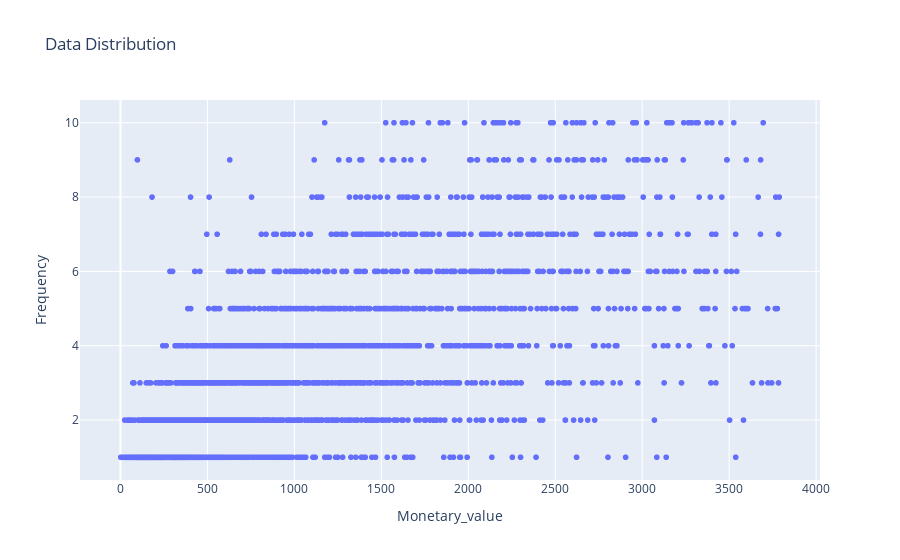

Here is the notebook cell this chart was saved with:
### Code cell
px.scatter(final_df,x= 'Monetary_value',y='Frequency',title='Data Distribution')

### Figure 1 — Plotly figure (JSON) as saved in the notebook; plotly's stock layout.template omitted (floating-point values rounded to 4 significant figures; data arrays with more than 128 entries replaced by an {"elided": "..."} marker saying what was removed)
{"data": [{"hovertemplate": "Monetary_value=%{x}<br>Frequency=%{y}<extra></extra>", "legendgroup": "", "marker": {"color": "#636efa", "symbol": "circle"}, "mode": "markers", "name": "", "showlegend": false, "type": "scattergl", "x": {"elided": "3786 float values"}, "xaxis": "x", "y": {"elided": "3786 int values"}, "yaxis": "y"}], "layout": {"autosize": true, "legend": {"tracegroupgap": 0}, "title": {"text": "Data Distribution"}, "xaxis": {"anchor": "y", "autorange": true, "domain": [0, 1], "range": [-227.7, 4017.0], "title": {"text": "Monetary_value"}, "type": "linear"}, "yaxis": {"anchor": "x", "autorange": true, "domain": [0, 1], "range": [0.2573, 10.74], "title": {"text": "Frequency"}, "type": "linear"}}}
